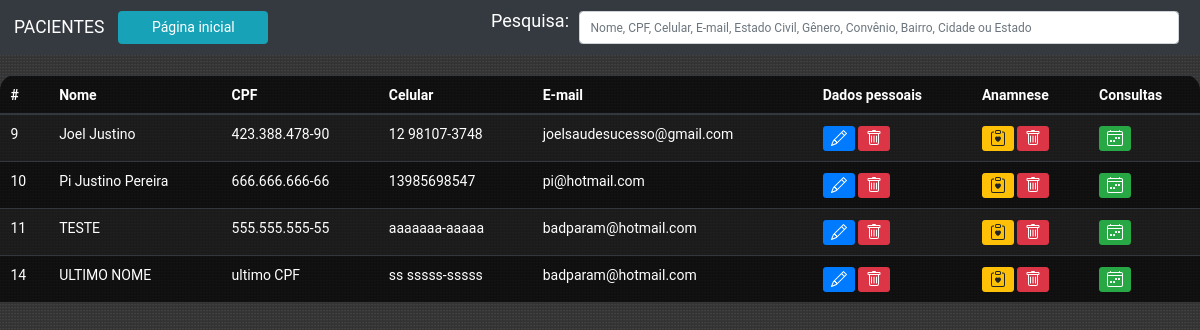
Before: /php/editar_dados/index.php with the older database file.
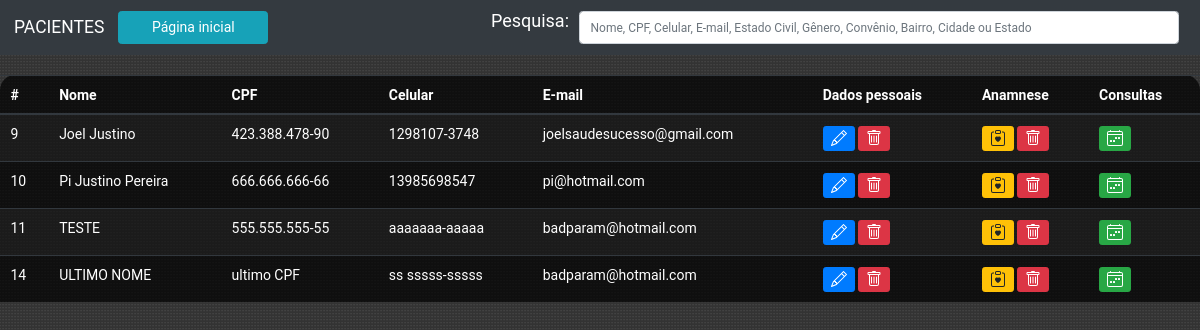
After: the same page with the newer database file.
### tables this page shows
CREATE TABLE `dados_paciente` (
  `id_pac` int(11) NOT NULL,
  `CPF` varchar(14) DEFAULT NULL,
  `nome` varchar(40) DEFAULT NULL,
  `celular` varchar(14) DEFAULT NULL,
  `idade` varchar(10) DEFAULT NULL,
  `estado_civil` varchar(30) DEFAULT NULL,
  `email` varchar(40) DEFAULT NULL,
  `work` varchar(40) DEFAULT NULL,
  `gender` varchar(10) DEFAULT NULL,
  `convenio` varchar(20) DEFAULT NULL,
  `CEP` varchar(20) DEFAULT NULL,
  `ad_number` varchar(10) DEFAULT NULL,
  `street` varchar(40) DEFAULT NULL,
  `district` varchar(40) DEFAULT NULL,
  `city` varchar(40) DEFAULT NULL,
  `state` varchar(10) DEFAULT NULL,
  `criado` varchar(30) DEFAULT NULL,
  `modificado` varchar(30) DEFAULT NULL
);

### php/editar_dados/home-padrao.php (the view, shortened to what this page needs)
<?php
	include_once('conexao.php');
	$sql = "SELECT * FROM dados_paciente ORDER BY nome ASC";
	$result = $conn->query($sql);
?>
<div id="tabela-dados">
	<table class="table table-striped table-dark table-bg">
		<thead>
			<tr>
			<th scope="col">#</th>
			<th scope="col">Nome</th>
			<th scope="col">CPF</th>
			<th scope="col">Celular</th>
			<th scope="col">E-mail</th>
			<th scope="col">Dados pessoais</th>
			<th scope="col">Anamnese</th>
			<th scope="col">Consultas</th>
			</tr>
		</thead>
		<tbody>
			<?php
				while($user_data = mysqli_fetch_assoc($result)){
					echo "<tr>";
					echo "<td>".$user_data['id_pac']."</td>";
					echo "<td>".$user_data['nome']."</td>";
					echo "<td>".$user_data['CPF']."</td>";
					echo "<td>".$user_data['celular']."</td>";
					echo "<td>".$user_data['email']."</td>";
					echo
					"<td>
						<a class='btn btn-sm btn-primary' href='editar_usuario.php?id_pac=$user_data[id_pac]'>
							<svg xmlns='http://www.w3.org/2000/svg' width='16' height='16' fill='currentColor' class='bi bi-pencil' viewBox='0 0 16 16'>
								<path d='M12.146.146a.5.5 0 0 1 .708 0l3 3a.5.5 0 0 1 0 .708l-10 10a.5.5 0 0 1-.168.11l-5 2a.5.5 0 0 1-.65-.65l2-5a.5.5 0 0 1 .11-.168l10-10zM11.207 2.5 13.5 4.793 14.793 3.5 12.5 1.207 11.207 2.5zm1.586 3L10.5 3.207 4 9.707V10h.5a.5.5 0 0 1 .5.5v.5h.5a.5.5 0 0 1 .5.5v.5h.293l6.5-6.5zm-9.761 5.175-.106.106-1.528 3.821 3.821-1.528.106-.106A.5.5 0 0 1 5 12.5V12h-.5a.5.5 0 0 1-.5-.5V11h-.5a.5.5 0 0 1-.468-.325z'/>
							</svg>
						</a>
						<a class='btn btn-sm btn-danger' href='proc_apagar_usuario.php?id_pac=$user_data[id_pac]' data-confirm='Tem certeza de que deseja excluir o usuário selecionado?'>
							<svg xmlns='http://www.w3.org/2000/svg' width='16' height='16' fill='currentColor' class='bi bi-trash' viewBox='0 0 16 16'>
								<path d='M5.5 5.5A.5.5 0 0 1 6 6v6a.5.5 0 0 1-1 0V6a.5.5 0 0 1 .5-.5Zm2.5 0a.5.5 0 0 1 .5.5v6a.5.5 0 0 1-1 0V6a.5.5 0 0 1 .5-.5Zm3 .5a.5.5 0 0 0-1 0v6a.5.5 0 0 0 1 0V6Z'/>
								<path d='M14.5 3a1 1 0 0 1-1 1H13v9a2 2 0 0 1-2 2H5a2 2 0 0 1-2-2V4h-.5a1 1 0 0 1-1-1V2a1 1 0 0 1 1-1H6a1 1 0 0 1 1-1h2a1 1 0 0 1 1 1h3.5a1 1 0 0 1 1 1v1ZM4.118 4 4 4.059V13a1 1 0 0 0 1 1h6a1 1 0 0 0 1-1V4.059L11.882 4H4.118ZM2.5 3h11V2h-11v1Z'/>
							</svg>
						</a>
					</td>";
					echo
					"<td>
						<a class='btn btn-sm btn-warning' href='editar_anamnese.php?CPF=$user_data[CPF]'>
							<svg xmlns='http://www.w3.org/2000/svg' width='16' height='16' fill='currentColor' class='bi bi-clipboard-heart' viewBox='0 0 16 16'>
								<path fill-rule='evenodd' d='M5 1.5A1.5 1.5 0 0 1 6.5 0h3A1.5 1.5 0 0 1 11 1.5v1A1.5 1.5 0 0 1 9.5 4h-3A1.5 1.5 0 0 1 5 2.5v-1Zm5 0a.5.5 0 0 0-.5-.5h-3a.5.5 0 0 0-.5.5v1a.5.5 0 0 0 .5.5h3a.5.5 0 0 0 .5-.5v-1Z'/>
								<path d='M3 1.5h1v1H3a1 1 0 0 0-1 1V14a1 1 0 0 0 1 1h10a1 1 0 0 0 1-1V3.5a1 1 0 0 0-1-1h-1v-1h1a2 2 0 0 1 2 2V14a2 2 0 0 1-2 2H3a2 2 0 0 1-2-2V3.5a2 2 0 0 1 2-2Z'/>
								<path d='M8 6.982C9.664 5.309 13.825 8.236 8 12 2.175 8.236 6.336 5.31 8 6.982Z'/>
							</svg>
						</a>
						<a class='btn btn-sm btn-danger' href='proc_apagar_anamnese.php?CPF=$user_data[CPF]' data-confirm='Tem certeza de que deseja excluir a ficha de anamnese selecionada?'>
							<svg xmlns='http://www.w3.org/2000/svg' width='16' height='16' fill='currentColor' class='bi bi-trash' viewBox='0 0 16 16'>
								<path d='M5.5 5.5A.5.5 0 0 1 6 6v6a.5.5 0 0 1-1 0V6a.5.5 0 0 1 .5-.5Zm2.5 0a.5.5 0 0 1 .5.5v6a.5.5 0 0 1-1 0V6a.5.5 0 0 1 .5-.5Zm3 .5a.5.5 0 0 0-1 0v6a.5.5 0 0 0 1 0V6Z'/>
								<path d='M14.5 3a1 1 0 0 1-1 1H13v9a2 2 0 0 1-2 2H5a2 2 0 0 1-2-2V4h-.5a1 1 0 0 1-1-1V2a1 1 0 0 1 1-1H6a1 1 0 0 1 1-1h2a1 1 0 0 1 1 1h3.5a1 1 0 0 1 1 1v1ZM4.118 4 4 4.059V13a1 1 0 0 0 1 1h6a1 1 0 0 0 1-1V4.059L11.882 4H4.118ZM2.5 3h11V2h-11v1Z'/>
							</svg>
						</a>
					</td>";
					echo
					"<td>
						<a class='btn btn-sm btn-success' href='consultas.php?nome=$user_data[nome]'>
							<svg xmlns='http://www.w3.org/2000/svg' width='16' height='16' fill='currentColor' class='bi bi-calendar4-week' viewBox='0 0 16 16'>
								<path d='M3.5 0a.5.5 0 0 1 .5.5V1h8V.5a.5.5 0 0 1 1 0V1h1a2 2 0 0 1 2 2v11a2 2 0 0 1-2 2H2a2 2 0 0 1-2-2V3a2 2 0 0 1 2-2h1V.5a.5.5 0 0 1 .5-.5zM2 2a1 1 0 0 0-1 1v1h14V3a1 1 0 0 0-1-1H2zm13 3H1v9a1 1 0 0 0 1 1h12a1 1 0 0 0 1-1V5z'/>
								<path d='M11 7.5a.5.5 0 0 1 .5-.5h1a.5.5 0 0 1 .5.5v1a.5.5 0 0 1-.5.5h-1a.5.5 0 0 1-.5-.5v-1zm-3 0a.5.5 0 0 1 .5-.5h1a.5.5 0 0 1 .5.5v1a.5.5 0 0 1-.5.5h-1a.5.5 0 0 1-.5-.5v-1zm-2 3a.5.5 0 0 1 .5-.5h1a.5.5 0 0 1 .5.5v1a.5.5 0 0 1-.5.5h-1a.5.5 0 0 1-.5-.5v-1zm-3 0a.5.5 0 0 1 .5-.5h1a.5.5 0 0 1 .5.5v1a.5.5 0 0 1-.5.5h-1a.5.5 0 0 1-.5-.5v-1z'/>
							</svg>
						</a>
					</td>";
					echo "</tr>";
				}
			?>
	</table>
</div>

Changed rows visible on the page:
changed dados_paciente "Joel Justino": celular "12 98107-3748" → "1298107-3748"
